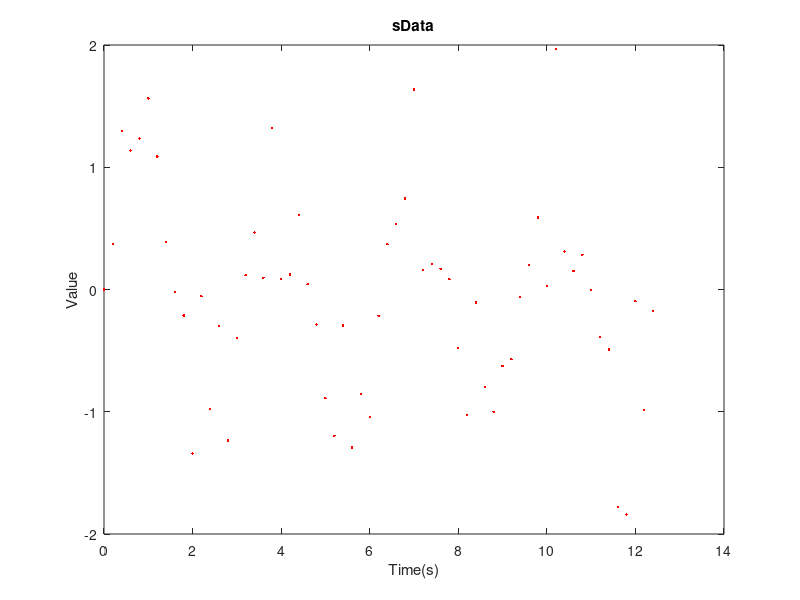
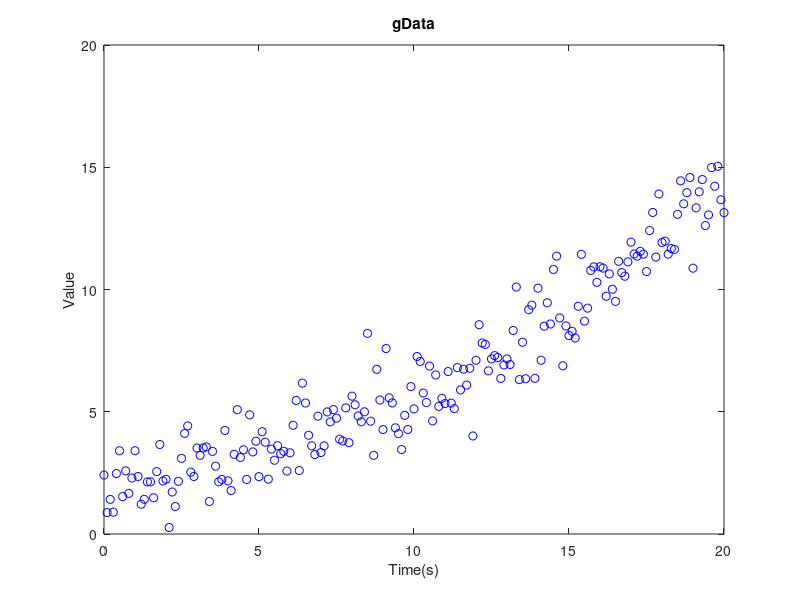
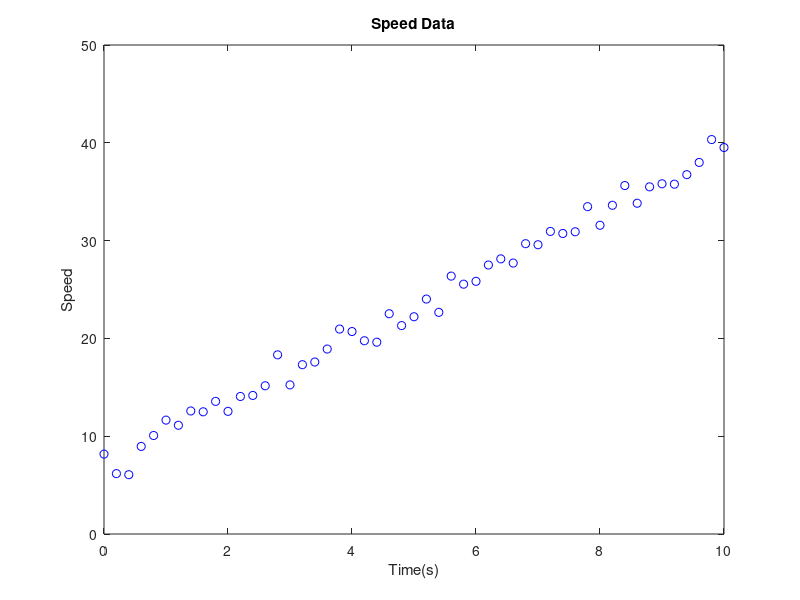

Source code (MATLAB) for these figures, in order: (Note: this script raises an error after producing the figures.)
%Final Project
%Maxwell Greene

global sData; global gData; global speedData;
sData = csvread('sData.csv');
gData = csvread('gData.csv');
speedData = csvread('speedData.csv');

%Initial data plot of sData
figure('Name','Plot of sData');
plot(sData(:,1),sData(:,2),'.r');
xlabel('Time(s)'); ylabel('Value');
title('sData');

%Initial data plot of gData
figure('Name','Plot of gData');
plot(gData(:,1),gData(:,2),'ob');
xlabel('Time(s)'); ylabel('Value');
title('gData');

%Initial data plot for speedData
figure('Name','Plot of Speed Data');
plot(speedData(:,1),speedData(:,2),'ob');
xlabel('Time(s)'); ylabel('Speed');
title('Speed Data');

evalNum = input('Evaluate error at which exponent of x?  ');
A = zeros(1,evalNum);

alphabet = 'abcdefghijklmnopqrstuvwxyz';
    for i = 1:evalNum+1
        A(i) = input(['Guess for coefficient of x^',num2str(i-1),', ',alphabet(evalNum+2-i),':  ']);
    end

[error,value] = ExpEval(gData(:,1),gData(:,2),A);
disp(['Error for x^',num2str(evalNum),': ',num2str(error)]);

figure('Name','Plot of evaluation with given exponent.');
plot(gData(:,1),gData(:,2),'ob'); hold on;
plot(gData(:,1),value);